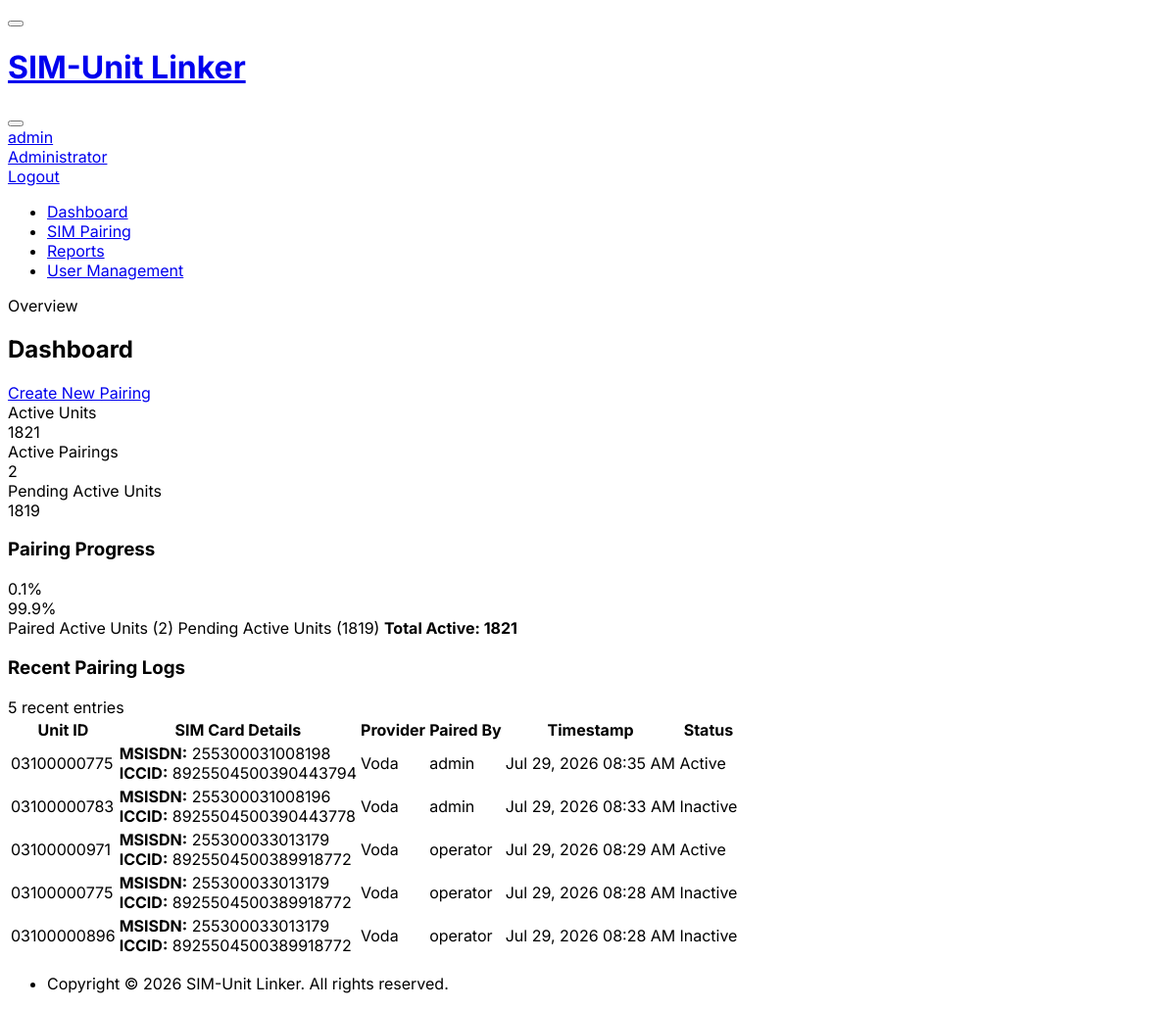
The page / (signed in) on the database its author committed.
### database.py (models this page shows)
class User(Base):
    __tablename__ = 'users'
    id = Column(Integer, primary_key=True, autoincrement=True)
    username = Column(String, unique=True, nullable=False, index=True)
    password_hash = Column(String, nullable=False)
    is_admin = Column(Boolean, default=False)
    pairings = relationship("Pairing", back_populates="paired_by")

class Pairing(Base):
    __tablename__ = 'pairings'
    id = Column(Integer, primary_key=True, autoincrement=True)
    unit_id = Column(String, ForeignKey('units.id'), nullable=False)
    sim_card_id = Column(Integer, ForeignKey('sim_cards.id'), nullable=False)
    paired_by_user_id = Column(Integer, ForeignKey('users.id'), nullable=False)
    paired_at = Column(DateTime, default=datetime.utcnow)
    is_active = Column(Boolean, default=True)  # True = current pairing, False = historic pairing
    unit = relationship("Unit", back_populates="pairings")
    sim_card = relationship("SimCard", back_populates="pairings")
    paired_by = relationship("User", back_populates="pairings")

class SimCard(Base):
    __tablename__ = 'sim_cards'
    id = Column(Integer, primary_key=True, autoincrement=True)
    msisdn = Column(String, nullable=False, index=True)
    iccid = Column(String, nullable=False, index=True)
    provider = Column(String, nullable=False)
    pairings = relationship("Pairing", back_populates="sim_card")

### main.py (the view)
@app.get("/", response_class=HTMLResponse)
async def dashboard_get(request: Request, current_user = Depends(require_user), db: Session = Depends(get_db)):
    total_active_units = db.query(Unit).filter(Unit.is_active == True).count()
    active_pairings_count = db.query(Pairing).filter(Pairing.is_active == True).count()
    active_paired_unit_ids = db.query(Pairing.unit_id).filter(Pairing.is_active == True)
    pending_active_units = db.query(Unit).filter(
        Unit.is_active == True,
        ~Unit.id.in_(active_paired_unit_ids)
    ).count()
    stats = {
        "total_active_units": total_active_units,
        "active_pairings_count": active_pairings_count,
        "pending_active_units": pending_active_units
    }
    recent_pairings = db.query(Pairing).options(
        joinedload(Pairing.sim_card),
        joinedload(Pairing.paired_by)
    ).order_by(Pairing.paired_at.desc()).limit(50).all()
    return templates.TemplateResponse(request, "dashboard.html", {
        "current_user": current_user,
        "active_page": "dashboard",
        "stats": stats,
        "recent_pairings": recent_pairings
    })

### templates/dashboard.html (shortened to what this page needs)
{% extends "base.html" %}
{% block content %}
<div class="page-header d-print-none">
  <div class="row align-items-center">
    <div class="col">
      <div class="page-pretitle">Overview</div>
      <h2 class="page-title">Dashboard</h2>
    </div>
    <div class="col-auto ms-auto d-print-none">
      <div class="btn-list">
        <a href="/pairing" class="btn btn-primary d-none d-sm-inline-block">
           Create New Pairing
        </a>
      </div>
    </div>
  </div>
</div>
<div class="row row-cards mt-1">
  <div class="col-sm-6 col-lg-4">
    <div class="card card-sm border-0 border-start border-3 border-blue">
      <div class="card-body">
        <div class="row align-items-center">
          <div class="col">
            <div class="font-weight-medium text-muted">Active Units</div>
            <div class="h1 mb-0 fw-bold">{{ stats.total_active_units }}</div>
          </div>
        </div>
      </div>
    </div>
  </div>
  <div class="col-sm-6 col-lg-4">
    <div class="card card-sm border-0 border-start border-3 border-green">
      <div class="card-body">
        <div class="row align-items-center">
          <div class="col">
            <div class="font-weight-medium text-muted">Active Pairings</div>
            <div class="h1 mb-0 fw-bold">{{ stats.active_pairings_count }}</div>
          </div>
        </div>
      </div>
    </div>
  </div>
  <div class="col-sm-6 col-lg-4">
    <div class="card card-sm border-0 border-start border-3 border-orange">
      <div class="card-body">
        <div class="row align-items-center">
          <div class="col">
            <div class="font-weight-medium text-muted">Pending Active Units</div>
            <div class="h1 mb-0 fw-bold">{{ stats.pending_active_units }}</div>
          </div>
        </div>
      </div>
    </div>
  </div>
</div>
<div class="row row-cards mt-3">
  <div class="col-12">
    <div class="card">
      <div class="card-body">
        <h3 class="card-title">Pairing Progress</h3>
        {% set total = stats.total_active_units %}
        {% if total > 0 %}
          {% set paired_pct = (stats.active_pairings_count / total * 100) | round(1) %}
          {% set pending_pct = (stats.pending_active_units / total * 100) | round(1) %}
        {% else %}
          {% set paired_pct = 0 %}
          {% set pending_pct = 0 %}
        {% endif %}
        <div class="progress progress-lg mb-3">
          <div class="progress-bar bg-green" style="width: {{ paired_pct }}%" role="progressbar" aria-valuenow="{{ paired_pct }}" aria-valuemin="0" aria-valuemax="100" title="Paired ({{ paired_pct }}%)">
            {{ paired_pct }}%
          </div>
          <div class="progress-bar bg-orange" style="width: {{ pending_pct }}%" role="progressbar" aria-valuenow="{{ pending_pct }}" aria-valuemin="0" aria-valuemax="100" title="Pending ({{ pending_pct }}%)">
            {{ pending_pct }}%
          </div>
        </div>
        <div class="d-flex justify-content-between text-muted small">
          <span> Paired Active Units ({{ stats.active_pairings_count }})</span>
          <span> Pending Active Units ({{ stats.pending_active_units }})</span>
          <span><strong>Total Active: {{ total }}</strong></span>
        </div>
      </div>
    </div>
  </div>
</div>
<div class="row row-cards mt-3">
  <div class="col-12">
    <div class="card">
      <div class="card-header d-flex justify-content-between align-items-center">
        <h3 class="card-title">Recent Pairing Logs</h3>
        <span class="badge bg-blue-lt">{{ recent_pairings|length }} recent entries</span>
      </div>
      <div class="table-responsive">
        <table class="table table-vcenter card-table table-hover">
          <thead>
            <tr>
              <th>Unit ID</th>
              <th>SIM Card Details</th>
              <th>Provider</th>
              <th>Paired By</th>
              <th>Timestamp</th>
              <th>Status</th>
            </tr>
          </thead>
          <tbody>
            {% for pairing in recent_pairings %}
            <tr>
              <td>
                <span class="font-weight-semibold text-reset">{{ pairing.unit_id }}</span>
              </td>
              <td>
                <div class="d-flex flex-column">
                  <div><strong class="text-muted">MSISDN:</strong> {{ pairing.sim_card.msisdn }}</div>
                  <div class="small text-muted"><strong class="text-muted">ICCID:</strong> {{ pairing.sim_card.iccid }}</div>
                </div>
              </td>
              <td>
                <span class="badge bg-azure-lt">{{ pairing.sim_card.provider }}</span>
              </td>
              <td>
                <div class="d-flex align-items-center">
                  <span>{{ pairing.paired_by.username }}</span>
                </div>
              </td>
              <td>
                <div class="small text-muted" title="{{ pairing.paired_at.strftime('%Y-%m-%d %H:%M:%S') }}">
                  {{ pairing.paired_at.strftime('%b %d, %Y %I:%M %p') }}
                </div>
              </td>
              <td>
                {% if pairing.is_active %}
                <span class="badge bg-green-lt"> Active</span>
                {% else %}
                <span class="badge bg-secondary-lt">Inactive</span>
                {% endif %}
              </td>
            </tr>
            {% endfor %}
          </tbody>
        </table>
      </div>
    </div>
  </div>
</div>
{% endblock %}

### templates/base.html (shortened to what this page needs)
<!doctype html>
<html lang="en">
  <head>
    <link rel="stylesheet" href="https://cdn.jsdelivr.net/npm/@tabler/core@1.0.0-beta20/dist/css/tabler.min.css">
    <link rel="stylesheet" href="https://cdn.jsdelivr.net/npm/@tabler/icons-webfont@latest/tabler-icons.min.css">
  </head>
  <body data-bs-theme="light">
    <div class="page">
      <header class="navbar navbar-expand-md d-print-none">
        <div class="container-xl">
          <button class="navbar-toggler" type="button" data-bs-toggle="collapse" data-bs-target="#navbar-menu" aria-controls="navbar-menu" aria-expanded="false" aria-label="Toggle navigation">
          </button>
          <h1 class="navbar-brand navbar-brand-autodark d-none-hd-menu pe-0 pe-md-3">
            <a href="/">
              SIM-Unit Linker
            </a>
          </h1>
          <div class="navbar-nav flex-row order-md-last align-items-center">
            <div class="nav-item me-3">
              <button onclick="toggleTheme()" class="btn btn-icon btn-ghost-secondary border-0" id="theme-toggle-btn" title="Toggle Light/Dark Theme">
              </button>
            </div>
            {% if current_user %}
            <div class="nav-item dropdown">
              <a href="#" class="nav-link d-flex lh-1 text-reset p-0" data-bs-toggle="dropdown" aria-label="Open user menu">
                <div class="d-none d-xl-block ps-2">
                  <div>{{ current_user.username }}</div>
                  <div class="mt-1 small text-muted">{% if current_user.is_admin %}Administrator{% else %}Operator{% endif %}</div>
                </div>
              </a>
              <div class="dropdown-menu dropdown-menu-end dropdown-menu-arrow">
                <a href="/logout" class="dropdown-content dropdown-item text-danger">
                   Logout
                </a>
              </div>
            </div>
            {% endif %}
          </div>
          <div class="collapse navbar-collapse" id="navbar-menu">
            <div class="d-flex flex-column flex-md-row flex-fill align-items-stretch align-items-md-center">
              <ul class="navbar-nav">
                <li class="nav-item {% if active_page == 'dashboard' %}active{% endif %}">
                  <a class="nav-link" href="/">
                    <span class="nav-link-title">Dashboard</span>
                  </a>
                </li>
                <li class="nav-item {% if active_page == 'pairing' %}active{% endif %}">
                  <a class="nav-link" href="/pairing">
                    <span class="nav-link-title">SIM Pairing</span>
                  </a>
                </li>
                <li class="nav-item {% if active_page == 'report' %}active{% endif %}">
                  <a class="nav-link" href="/report">
                    <span class="nav-link-title">Reports</span>
                  </a>
                </li>
                {% if current_user and current_user.is_admin %}
                <li class="nav-item {% if active_page == 'admin' %}active{% endif %}">
                  <a class="nav-link" href="/admin/users">
                    <span class="nav-link-title">User Management</span>
                  </a>
                </li>
                {% endif %}
              </ul>
            </div>
          </div>
        </div>
      </header>
      <div class="page-wrapper">
        <div class="page-body">
          <div class="container-xl">
            {% block content %}{% endblock %}
          </div>
        </div>
        <footer class="footer footer-transparent d-print-none mt-auto py-3">
          <div class="container-xl">
            <div class="row text-center align-items-center flex-row-reverse">
              <div class="col-12 col-lg-auto mt-3 mt-lg-0">
                <ul class="list-inline list-inline-dots mb-0">
                  <li class="list-inline-item">
                    Copyright &copy; 2026 SIM-Unit Linker. All rights reserved.
                  </li>
                </ul>
              </div>
            </div>
          </div>
        </footer>
      </div>
    </div>
  </body>
</html>

### templates/base.html (style rules this page uses)
:root { --tblr-font-sans-serif: 'Inter', -apple-system, BlinkMacSystemFont, San Francisco, Segoe UI, Roboto, Helvetica Neue, sans-serif; }
body { font-family: var(--tblr-font-sans-serif); }
.card { transition: transform 0.2s ease, box-shadow 0.2s ease; }

### rows shown on the page
User: username "admin"
Pairing: unit_id "03100000775", sim_card.msisdn "255300031008198", sim_card.iccid "8925504500390443794", sim_card.provider "Voda", paired_by.username "admin", paired_at "Jul 29, 2026 08:35 AM", is_active "Active"
Pairing: unit_id "03100000783", sim_card.msisdn "255300031008196", sim_card.iccid "8925504500390443778", sim_card.provider "Voda", paired_by.username "admin", paired_at "Jul 29, 2026 08:33 AM", is_active "Inactive"
Pairing: unit_id "03100000971", sim_card.msisdn "255300033013179", sim_card.iccid "8925504500389918772", sim_card.provider "Voda", paired_by.username "operator", paired_at "Jul 29, 2026 08:29 AM", is_active "Active"
Pairing: unit_id "03100000775", sim_card.msisdn "255300033013179", sim_card.iccid "8925504500389918772", sim_card.provider "Voda", paired_by.username "operator", paired_at "Jul 29, 2026 08:28 AM", is_active "Inactive"
Pairing: unit_id "03100000896", sim_card.msisdn "255300033013179", sim_card.iccid "8925504500389918772", sim_card.provider "Voda", paired_by.username "operator", paired_at "Jul 29, 2026 08:28 AM", is_active "Inactive"

### other values the page prints
{{ stats.total_active_units }} "1821"
{{ stats.active_pairings_count }} "2"
{{ stats.pending_active_units }} "1819"
{{ paired_pct }} "0.1"
{{ pending_pct }} "99.9"
{{ total }} "1821"
{{ recent_pairings|length }} "5"
